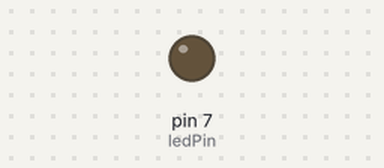
This sketch was run on a simulated Arduino Uno, built with avr-gcc and run on an emulated ATmega328P. On the bench: output pins drawn as LEDs (lit = HIGH). At 3.0 s the program stops and its outputs stay as they are.

Above: at 0.5 s.
At 1.5 s:
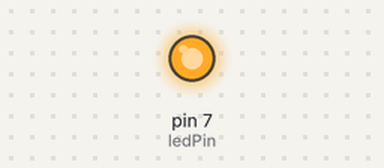
Timing chart, 0 to 3.0 s (numbered marks = the images above):
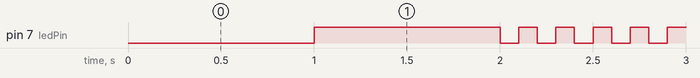

The sketch:

05_practice_2.ino.ino
```cpp
const int ledPin = 7;

void setup() {
  pinMode(ledPin, OUTPUT);
}

void loop() {
  // 연결 방식이 반대이므로 LOW가 켜짐, HIGH가 꺼짐.

  // 1. 처음 1초 동안 LED 켜기
  digitalWrite(ledPin, LOW); // LOW로 켜기
  delay(1000);

  // 2. 다음 동작을 위해 1초 동안 LED 끄기
  digitalWrite(ledPin, HIGH); // HIGH로 끄기
  delay(1000);

  // 3. 0.1초 간격으로 LED 5번 깜빡이기
  for (int i = 0; i < 5; i++) {
    digitalWrite(ledPin, LOW);  // LOW로 켜기
    delay(100);
    digitalWrite(ledPin, HIGH); // HIGH로 끄기
    delay(100);
  }

  // 4. 모든 동작이 끝난 후 LED를 확실히 끄고 프로그램을 정지
  digitalWrite(ledPin, HIGH); // HIGH로 최종 끄기

  while (1) {
    // 이 무한 루프로 loop() 함수가 다시 시작되는 것을 막아
    // LED가 꺼진 상태로 유지.
  }
}
```

Measured:
- by itself, pin 7 (ledPin): repeats every 0.20 s: LOW 0.10 s, HIGH 0.10 s, until it stays HIGH from 2.9 s
